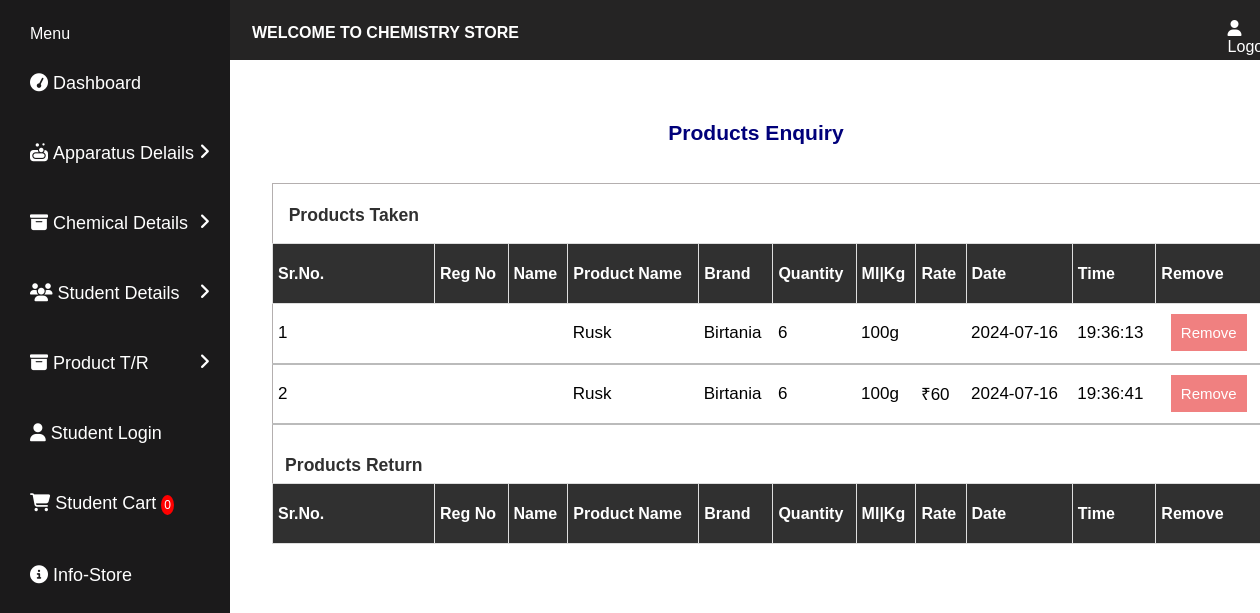
Page /vieresult.php on the committed database.
### tables this page shows
CREATE TABLE `protaken` (
  `id` int(100) NOT NULL,
  `Brand` char(50) NOT NULL,
  `Quantity` char(20) NOT NULL,
  `mlkg` char(50) NOT NULL,
  `Rate` varchar(50) NOT NULL,
  `Date` date NOT NULL,
  `Time` time NOT NULL,
  `Name` char(100) NOT NULL,
  `Regno` char(100) NOT NULL,
  `stud` char(50) NOT NULL
);

### vieresult.php (the view, shortened to what this page needs)
<?php
$username = "root";
$servername="localhost";
$password = "";
$dbname = "chemistrystore";
$conn = new mysqli($servername, $username, $password, $dbname);
		?>
<!DOCTYPE html>
<html lang="en">
<head>
    <link rel="stylesheet" stylesheet href="https://cdnjs.cloudflare.com/ajax/libs/font-awesome/6.5.1/css/all.min.css" />
    <link rel="stylesheet" href="style.css">
    <link rel="stylesheet" href="https://unpkg.com/aos@next/dist/aos.css" />
</head>
<body>
<div class="navss">
        <div class="logg">
            <h4>WELCOME TO CHEMISTRY STORE</h4>
        </div>
      <div class="loggs"><a href="logout.php" style="color: white; font-size: 16px; padding-right:5px;"><i class="fas fa-user" style="color: white; font-size: 16px; padding-right:5px;"></i>Logout</a></div>
    </div>
    <div class="go">
    <div class="side-bar">
        <div class="menu">
        <div class="itemss">Menu</a></div>
            <div class="items"><a href="http://localhost/CHEMISTRYSTORE/dashboard.php"><i class="fas fa-tachometer"></i>Dashboard</a></div>
            <div class="items"><a class="sub-btn"><i class="fa fa-soap"></i>Apparatus Delails
            <i class="fas fa-angle-right droopdown"></i>
            </a>
            </div>
            <div class="items"><a class="sub-btn"><i class="fas fa-archive"></i>Chemical Details
            <i class="fas fa-angle-right droopdown"></i>
            </a>
    </div>
            <div class="items"><a class="sub-btn"><i class="fa fa-users"></i>Student Details
            <i class="fas fa-angle-right droopdown"></i>
            </a>
       </div>
            <div class="items"><a class="sub-btn"><i class="fas fa-archive"></i>Product T/R
            <i class="fas fa-angle-right droopdown"></i>
        </a>
    <div class="items"><a href="http://localhost/CHEMISTRYSTORE/stulogin.php"><i class="fas fa-user"></i>Student Login</a></div>
    <div class="items"><a href="http://localhost/CHEMISTRYSTORE/mycart.php"><i class="fas fa-shopping-cart"></i>Student cart
    <span style="background-color: red; padding:3px; font-size:12px; position-relative; top:90px; border-radius:50%;" ><?php
                    $dashy=mysqli_query($conn,"SELECT * FROM `cart`");
                    $cy=mysqli_num_rows($dashy);
                    if($cy){
                            echo "".$cy."";
                        }
                        else{
                            echo "0";
                        }?></span></a></div>
    <div class="items"><a href="http://localhost/CHEMISTRYSTORE/info.php"><i class="fas fa-info-circle"></i>Info-Store</a></div>
        </div>
    </div>
    </div>
    </div>
    <br>
    <div class="st" style=" padding-top: 5%;">
    <span class="subhead"><center><h3>Products Enquiry</h3></center></span>
    <center>
    <table border="1" style="background: white;" cellpadding="5" cellspacing="5" class="design" align="center">
    <tr><td style="border: none;"><span class="subhead" style="color:#303030; font-size: 15px; text-align:center; padding-top:0%;"><center><h3>Products Taken</h3></center></span></td></tr>
    <tr  style="color: #fff; background-color:#303030; text-align:left; font-size:16px;"><b><th>Sr.No.</th><th>Reg No</th><th>Name</th><th>Product Name</th><th>Brand</th><th>Quantity</th><th>Ml|Kg</th><th>Rate</th><th>Date</th><th>Time</th><th>Remove</th></b></tr>
<?php
$username = "root";
$servername="localhost";
$password = "";
$dbname = "chemistrystore";
$conn = new mysqli($servername, $username, $password, $dbname);
$roll=$_POST['roll'];
$i=1;
$x=mysqli_query($conn,"SELECT * FROM protaken WHERE Regno='$roll'");
while($y=mysqli_fetch_array($x))
{
	?>
<tr style="font-size:17px;color:black;">
<td><?php echo $i;$i++;?></td>
<td><?php echo $y['Regno'];?></td>
<td><?php echo $y['stud'];?></td>
<td><?php echo $y['Name'];?></td>
<td><?php echo $y['Brand'];?></td>
<td><?php echo $y['Quantity'];?></td>
<td><?php echo $y['mlkg'];?></td>
<td><?php echo $y['Rate'];?></td>
<td><?php echo $y['Date'];?></td>
<td><?php echo $y['Time'];?></td>
<td><a href="vieresult.php?id=<?php echo $y['id'];?>" class="fe2" style="color: white;  padding: 10px 10px; font-size: 15px; text-align:center; margin-left:10px;">Remove</a></td>
</tr>
<?php }
 ?>
 <br>
<tr><td style="border: none;"><span class="subhead" style="color:#303030; font-size: 15px; text-align:center;"><center><h3>Products Return</h3></center></span></td></tr>
<tr  style="color: #fff; background-color:#303030; text-align:left; font-size:16px;"><b><th>Sr.No.</th><th>Reg No</th><th>Name</th><th>Product Name</th><th>Brand</th><th>Quantity</th><th>Ml|Kg</th><th>Rate</th><th>Date</th><th>Time</th><th>Remove</th></b></tr>
</table>
    </div>
</body>
</html>

### style.css (style rules this page uses)
* { font-family: 'Poppins', sans-serif; margin:0; padding:0; box-sizing: border-box; outline: none; border:none; text-transform: capitalize; transition: all .2s linear; }
body { background-color: #fff; }
.design a { text-decoration: none; color: rgb(1, 1, 27); }
.design { background-color:transparent; border:1px solid #b4afaf; border-radius:5px; padding:20px 20px; margin-top: 15%; margin: 20px 20px; width: 990px; height: fit-content; padding-bottom: 20px; box-shadow:0px 0px 40px #ffffff; }
.subhead { font-size: 18px; display: flex; padding-top: 20px; justify-content: center; color: rgb(0, 0, 122); margin-top: 2%; }
html { scroll-behavior: smooth; }
a { text-decoration: none; color: black; }
* { margin: 0; padding: 0; box-sizing: border-box; }
body { min-height: 100vh; background-color: white; background-size: cover; background-position: center; }
.side-bar { width: 230px; height: 100vh; background: #1b1a1b; position: fixed; top: 0; overflow-y: auto; transition: 0.5s ease; transition-property: left; }
.menu { width: 100%; margin-top: 20px; }
.menu .items { position: relative; cursor: pointer; }
.menu .items a { color: #fff; font-size: 18px; text-decoration: none; display: block; padding: 5px 30px; line-height: 60px; }
.itemss { color: #fff; font-size: 16px; padding: 5px 30px; }
.items i { margin-right: 5px; }
.items a .droopdown { position: absolute; right: 0; margin: 20px; transition: 0.5s ease; }
.st { width: 100%; min-height: 100vh; padding-left: 20%; padding-top: 0%; }
.navss { width: 100%; height: 60px; background: #252424; color: white; display: flex; position: fixed; }
.logg { padding-left: 20%; color: white; display: flex; padding-top: 3px; }
.logg h4 { padding-top: 21px; width: 900px; }
.loggs { padding-left: 6%; padding-top: 20px; color: white; }

### vieresult.php (style rules this page uses)
table { width:80%; border: 1px solid #ddd; border-collapse: collapse; }
th,td { height: 60px; padding: 5px 5px; border-bottom: 2px solid #bbb; }
th { border: 1px solid #ddd; }
.fe2 { background-color: lightcoral; }

### rows in the picture
protaken: Name "Rusk", Brand "Birtania", Quantity "6", mlkg "100g", Date "2024-07-16", Time "19:36:13"
protaken: Name "Rusk", Brand "Birtania", Quantity "6", mlkg "100g", Rate "₹60", Date "2024-07-16", Time "19:36:41"
